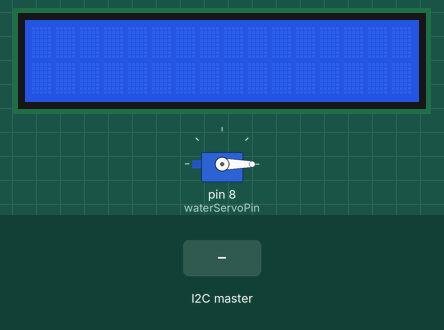
Recording of a sketch running on a simulated Arduino Uno, built with avr-gcc and run on an emulated ATmega328P. On the bench: 16×2 character LCD, servo. The inputs (shaded band) are chosen by the test bench.

Above: at 1.2 s.
1.3 s: the I2C master sends the byte 1
At 3.5 s:
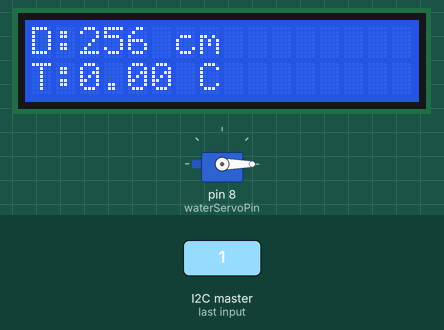
3.8 s: the I2C master sends the byte 0
At 5.5 s:
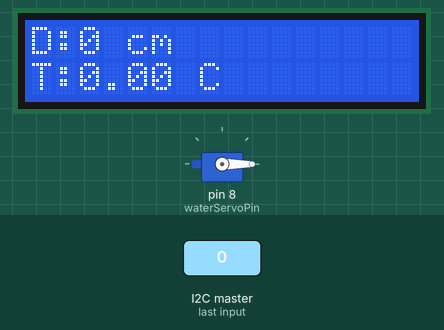
Timing chart, 0 to 7.0 s (numbered marks = the images above; inputs shaded):
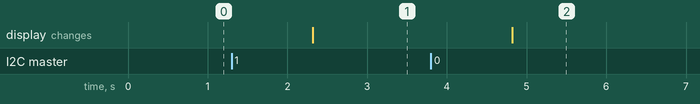

Measured:
- after the input at 1.3 s, the display: changes after 1.0 s (image 1)
- after the input at 3.8 s, the display: changes after 1.0 s (image 2)

The sketch:

micro_proje_12.ino
```cpp
//SLAVE
#include <Wire.h>
#include <LiquidCrystal_I2C.h> //lcd ekran için kütüphane
#include <Servo.h>


//tanımlalar
#define buzzerPin 9
#define waterServoPin 8

unsigned long distance=0;// gelen mesafe değerini ltutucak
float temp=0.0; //gelen sıcaklık değerini tutucak

volatile byte dataArray[6];
//veriler byte byte geldiğinden array içerisinde tutulucak
volatile bool isData=false;

LiquidCrystal_I2C lcd(0x27, 16, 2); //lcd ekran için

Servo waterServo;//servo motor için

//------setup
void setup()
{
  Serial.begin(9600);
  Wire.begin(10); // Slave adresi 10
  Wire.onReceive(masterData); // Gelen veri olunca çağrılacak fonksiyon

  lcd.init();
  lcd.backlight();
  waterServo.attach(waterServoPin);
  waterServo.write(0);   // Su sistemi pasif

}


//------loop
void loop()
{
  if (isData) {
    isData = false;
	delay(1000);
    // 2 byte int → mesafe
    distance = (dataArray[0] << 8) | dataArray[1]; //ilk olarak h. byte gönderildiği için 8 bit kaydırma işlemi

    // 4 byte float → sıcaklık
    byte floatBytes[4];
    for (int i = 0; i < 4; i++) {
      floatBytes[i] = dataArray[i + 2];
    }
    memcpy(&temp, floatBytes, 4); // float olarak gelen veriyi dizi üzerinden byte byte çekip birleştirme işlemi
    // Şimdi floatBytes dizisinde 4 byte’lık sıcaklık bilgisi yer almakta.
	// Ancak bu veri hala byte (ham) formatındadır, yani doğrudan float olarak kullanamayız.

	// "memcpy" (memory copy) fonksiyonu, bir bellek adresinden başka bir bellek adresine
	// belirli sayıda byte'ı doğrudan kopyalamak için kullanılır.

	// Burada amaç: float tipindeki bir değişken olan "temp" içerisine,
	// 4 byte'lık sıcaklık verisini ham bellekteki haliyle yerleştirmektir.

	// "&temp" → sıcaklık değerinin tutulacağı float değişkenin adresi
	// "floatBytes" → kopyalanacak veri kaynağı (4 byte)
	// "4" → kopyalanacak byte sayısı (float türü 4 byte olduğundan)

	// Bu işlem sonunda "temp" artık gerçek bir float sıcaklık değeri olarak kullanılabilir.

    /* debug için
    delay(1000);
    Serial.print("Mesafe: ");
    Serial.print(distance);
    Serial.print(" cm  -  Sicaklik: ");
    Serial.println(temp);
    */
    buzzerServoFunc();
  	// LCD'ye yazdır
  	lcd.clear();
  	lcd.setCursor(0, 0);
  	lcd.print("D:");
  	lcd.print(distance);
  	lcd.print(" cm");

  	lcd.setCursor(0, 1);
  	lcd.print("T:");
  	lcd.print(temp);
    lcd.print(" C");
  }
}

//------metod

// Master'dan veri geldiğinde çağrılır
void masterData(int dataByte) {
  isData = true;
  for (int i = 0; i < dataByte && i < sizeof(dataArray); i++) {
    dataArray[i] = Wire.read();
  }
}


void buzzerServoFunc()
{
	// Sıcaklık alarmı
  if (temp > 90.0) {
    digitalWrite(buzzerPin, HIGH);
    waterServo.write(90);
  } else {
    digitalWrite(buzzerPin, LOW);
    waterServo.write(0);
  }
}
```
